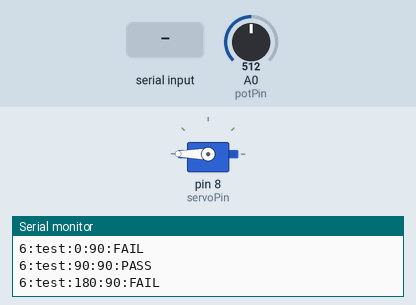
The sketch below on a simulated Arduino Uno, built with avr-gcc and run on an emulated ATmega328P. Parts: servo, the last lines printed to the serial monitor. Inputs (shaded band) come from the test bench; at power-on: A0 (potPin) = 512.

Above: at 3.1 s.
3.2 s: "7:t\n" received over Serial
At 3.46 s:
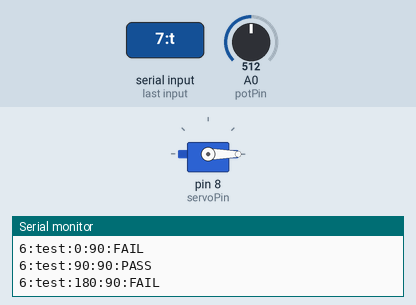
At 3.95 s:
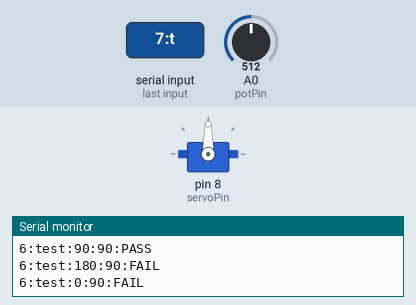
Timing chart, 0 to 6.2 s (numbered marks = the images above; inputs shaded):
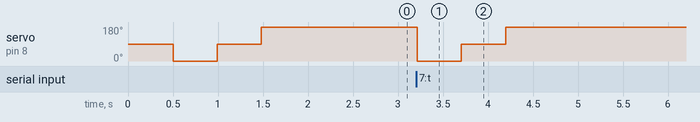

Measured:
- after the input at 3.2 s, servo on pin 8 (servoPin): 180° → 0° at once, → 90° 0.49 s later, → 180° 0.49 s later

The sketch:

test_unitario_angulo.ino
```cpp
#include <SoftwareSerial.h>
#include <Servo.h>

SoftwareSerial satSerial(10, 11); // RX=10, TX=11
const uint8_t servoPin = 8;
const int potPin = A0;
Servo motor;

const int angles[] = {0, 90, 180};
const int N_ANGLES = sizeof(angles)/sizeof(angles[0]);
const int TOL = 8;        // tolerancia (grados)
const unsigned long WAIT_MS = 350;

void sendPacket(uint8_t type, const String &payload) {
  satSerial.println(String(type) + ":" + payload);
  Serial.println(String(type) + ":" + payload);
}

int readPotAngle() {
  int adc = analogRead(potPin);
  return map(adc, 0, 1023, 0, 180); // si calibras, cambia 0/1023
}

void runTestOnce() {
  for (int i = 0; i < N_ANGLES; ++i) {
    int target = angles[i];
    motor.write(target);
    delay(WAIT_MS);
    int measured = readPotAngle();
    String res = (abs(measured - target) <= TOL) ? "PASS" : "FAIL";
    sendPacket(6, "test:" + String(target) + ":" + String(measured) + ":" + res);
    delay(120);
  }
}

void setup() {
  Serial.begin(9600);
  satSerial.begin(9600);
  motor.attach(servoPin);
  motor.write(90);
  delay(500);
  runTestOnce(); // test inicial
}

void loop() {
  if (satSerial.available()) {
    String c = satSerial.readStringUntil('\n');
    c.trim();
    if (c == "7:t") runTestOnce();
  }
  if (Serial.available()) {
    String c = Serial.readStringUntil('\n');
    c.trim();
    if (c == "7:t") runTestOnce();
  }
  delay(20);
}
```
